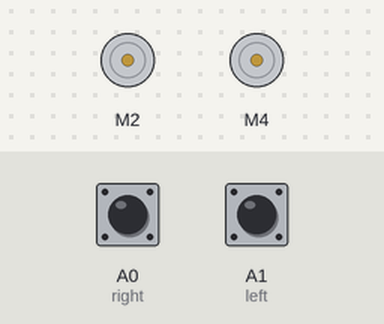
Simulated run of this sketch. Board: Arduino Uno, built with avr-gcc and run on an emulated ATmega328P. Shown: 2 × DC motor (green arrow = forward, orange = backward, longer = faster). The inputs (shaded band) are chosen by the test bench; at power-on: A0 (right) HIGH, A1 (left) HIGH.

Above: at 1.2 s.
1.3 s: A0 (right) pulled LOW for 0.15 s
At 2.0 s:
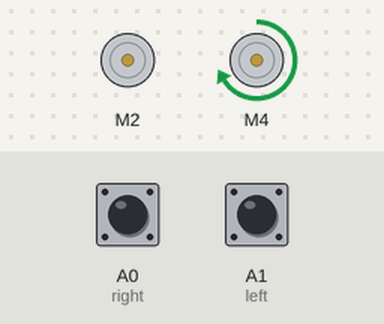
2.9 s: A1 (left) pulled LOW for 0.15 s
At 3.2 s:
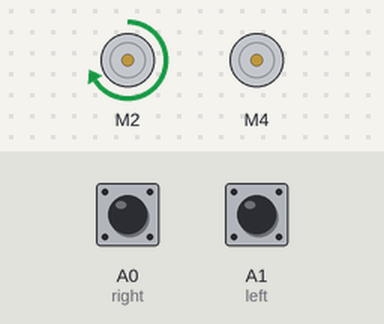
4.5 s: A0 (right) pulled LOW for 1 s
At 5.7 s:
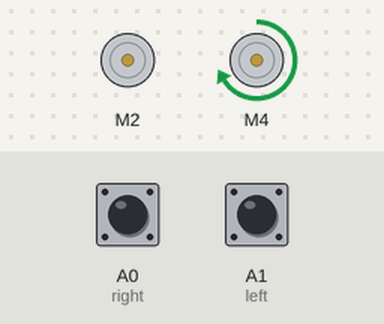
7.0 s: A1 (left) pulled LOW for 1 s
At 7.6 s:
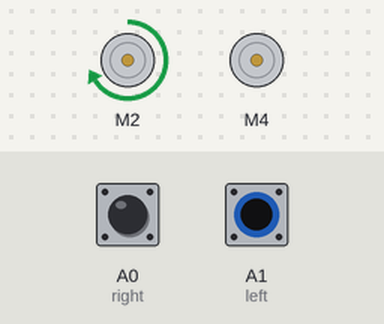
9.5 s: A0 (right) driven LOW and A1 (left) driven LOW
At 10.7 s:
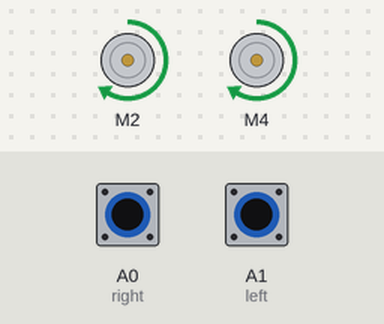
Timing chart, 0 to 12.0 s (numbered marks = the images above; inputs shaded):
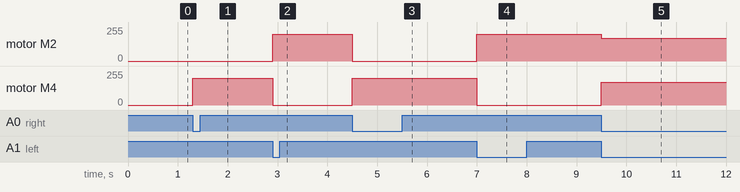

The sketch:

seguidor_linea_2_sensores_infrarrojos.ino
```cpp
#include <AFMotor.h>
int speed = 170;      //Velocidad inicial
int vh = speed + 30; //Aceleracion
int vl = 0;  //Desaceleración de un motor

#define left A1
#define right A0

AF_DCMotor motorL(2, MOTOR12_1KHZ);
AF_DCMotor motorD(4, MOTOR34_1KHZ);

void setup() {
  pinMode(left, INPUT);
  pinMode(right, INPUT);
}

void loop() {
  int valueLeft = digitalRead(left);
  int valueRight = digitalRead(right);

  if (valueLeft == 0 && valueRight == 0) {
    motorL.run(FORWARD);
    motorL.setSpeed(speed);
    motorD.run(FORWARD);
    motorD.setSpeed(speed);
  }

  //line detected by right sensor
  if (valueLeft == 0 && valueRight == 1) {
    //turn rigth
    motorL.run(FORWARD);
    motorL.setSpeed(vh);
    motorD.run(RELEASE);
    motorD.setSpeed(vl);
  }
  //line detected by left sensor
  if (valueLeft == 1 && valueRight == 0) {
    //turn left
    motorL.run(RELEASE);
    motorL.setSpeed(vl);
    motorD.run(FORWARD);
    motorD.setSpeed(vh);
  }

  /* //line detected by none
  if (valueLeft == 1 && valueRight == 1) {
    motorL.run(RELEASE);
    motorD.run(RELEASE);
  } */
}
```

Measured:
- after the input at 1.3 s, motor M4: stopped → forward 200/255 at once
- after the input at 2.9 s, motor M2: stopped → forward 200/255 at once; motor M4: forward 200/255 → stopped at once
- after the input at 4.5 s, motor M2: forward 200/255 → stopped at once; motor M4: stopped → forward 200/255 at once
- after the input at 7.0 s, motor M2: stopped → forward 200/255 at once; motor M4: forward 200/255 → stopped at once
- after the input at 9.5 s, motor M2: forward 200/255 → forward 170/255 at once; motor M4: stopped → forward 170/255 at once
